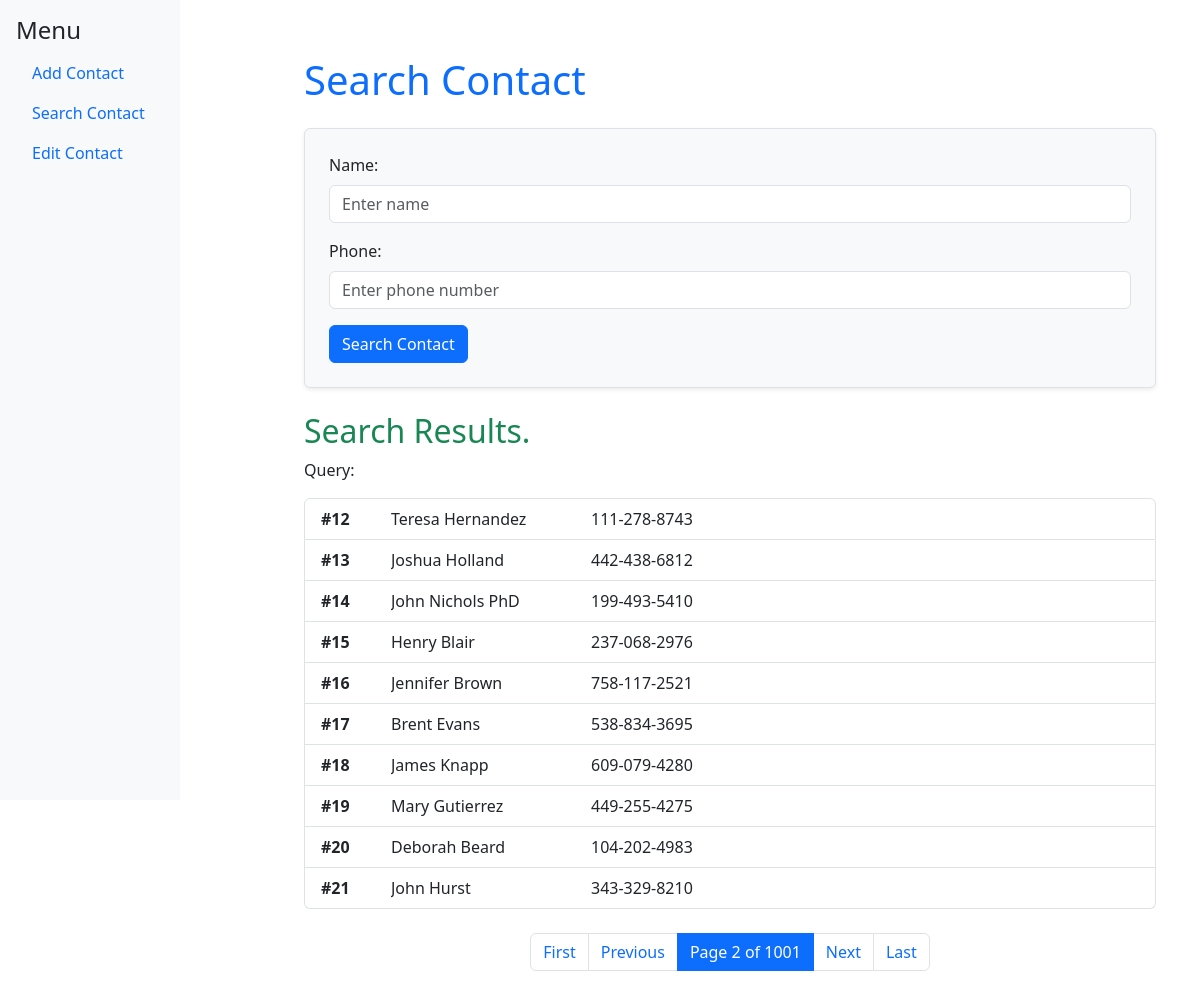
/search/?page=2&name=&phone=, run on the app's committed database.
### contacts/models.py (models this page shows, shortened)
class Contact(models.Model):
    id = models.AutoField(primary_key=True)
    name = models.CharField(max_length=100)
    phone = models.CharField(max_length=15)

### contacts/views.py (the view)
# urls.py: path("search/", search_contact, name="search_contact"),
def search_contact(request):
    page_number = request.GET.get("page", 1)
    name = request.GET.get("name", "").strip()
    phone = request.GET.get("phone", "").strip()
    if request.method == "POST":
        name = request.POST.get("name", "").strip()
        phone = request.POST.get("phone", "").strip()
        page_number = 1
    if name or phone:
        contacts = Contact.objects.filter(
            name__icontains=name, phone__icontains=phone
        ).order_by("id")  # Order by name to ensure consistency
    else:
        contacts = Contact.objects.all().order_by("id")  # Order the results
    paginator = Paginator(contacts, 10)
    page_obj = paginator.get_page(page_number)
    return render(
        request,
        "search_contact_css.html",
        {"contacts": page_obj,
         "name_query": name,
         "phone_query": phone},
    )

### contacts/templates/search_contact_css.html (shortened to what this page needs)
{% extends 'base.html' %} {% block title %}Search Contact{% endblock %}
{% block content %}
<div class="container mt-4">
  <h1 class="mb-4 text-primary">Search Contact</h1>
  <form method="POST" class="border p-4 bg-light rounded shadow-sm">
    <div class="mb-3">
      <label for="name" class="form-label">Name:</label>
      <input
        type="text"
        id="name"
        name="name"
        class="form-control"
        placeholder="Enter name"
        value="{{ name_query }}"
      />
    </div>
    <div class="mb-3">
      <label for="phone" class="form-label">Phone:</label>
      <input
        type="text"
        id="phone"
        name="phone"
        class="form-control"
        placeholder="Enter phone number"
        value="{{ phone_query }}"
      />
    </div>
    <button type="submit" class="btn btn-primary">Search Contact</button>
  </form>
  {% if contacts %}
  <div class="mt-4">
    <h2 class="text-success">Search Results.</h2>
    <p>Query: {{ name_query }} {{ phone_query }}</p>
    <ul class="list-group">
      {% for contact in contacts %}
      <li
        class="list-group-item d-flex justify-content-between align-items-center"
      >
        <div class="d-flex align-items-center">
          <strong style="width: 70px; text-align: left"
            >#{{ contact.id }}</strong
          >
          <span
            style="
              width: 200px;
              overflow: hidden;
              text-overflow: ellipsis;
              white-space: nowrap;
            "
            >{{ contact.name }}</span
          >
          <span
            style="
              width: 250px;
              overflow: hidden;
              text-overflow: ellipsis;
              white-space: nowrap;
            "
            >{{ contact.phone }}</span
          >
        </div>
      </li>
      {% endfor %}
    </ul>
    <nav aria-label="Page navigation" class="mt-4">
      <ul class="pagination justify-content-center">
        {% if contacts.has_previous %}
        <li class="page-item">
          <a
            class="page-link"
            href="?page=1&name={{ name_query }}&phone={{ phone_query }}"
            >First</a
          >
        </li>
        <li class="page-item">
          <a
            class="page-link"
            href="?page={{ contacts.previous_page_number }}&name={{ name_query }}&phone={{ phone_query }}"
            >Previous</a
          >
        </li>
        {% endif %}
        <li class="page-item active">
          <span class="page-link">
            Page {{ contacts.number }} of {{ contacts.paginator.num_pages }}
          </span>
        </li>
        {% if contacts.has_next %}
        <li class="page-item">
          <a
            class="page-link"
            href="?page={{ contacts.next_page_number }}&name={{ name_query }}&phone={{ phone_query }}"
            >Next</a
          >
        </li>
        <li class="page-item">
          <a
            class="page-link"
            href="?page={{ contacts.paginator.num_pages }}&name={{ name_query }}&phone={{ phone_query }}"
            >Last</a
          >
        </li>
        {% endif %}
      </ul>
    </nav>
  </div>
  {% elif request.method == "POST" %}
  <div class="alert alert-warning mt-4" role="alert">
    No contacts found. Please try again.
  </div>
  {% endif %}
</div>
{% endblock %}

### data on the page
Contact: id "12", name "Teresa Hernandez", phone "111-278-8743"
Contact: id "13", name "Joshua Holland", phone "442-438-6812"
Contact: id "14", name "John Nichols PhD", phone "199-493-5410"
Contact: id "15", name "Henry Blair", phone "237-068-2976"
Contact: id "16", name "Jennifer Brown", phone "758-117-2521"
Contact: id "17", name "Brent Evans", phone "538-834-3695"
Contact: id "18", name "James Knapp", phone "609-079-4280"
Contact: id "19", name "Mary Gutierrez", phone "449-255-4275"
Contact: id "20", name "Deborah Beard", phone "104-202-4983"
Contact: id "21", name "John Hurst", phone "343-329-8210"

### other printed values
{{ contacts.number }} "2"
{{ contacts.paginator.num_pages }} "1001"
